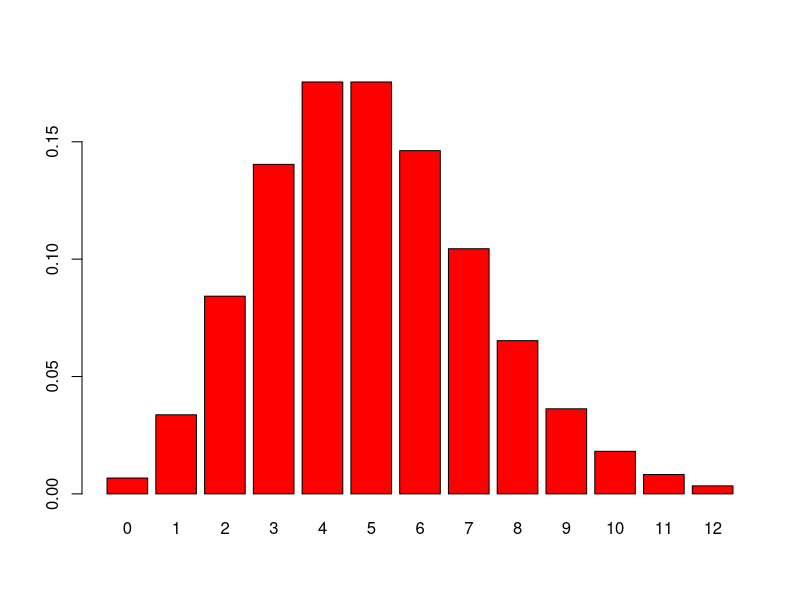
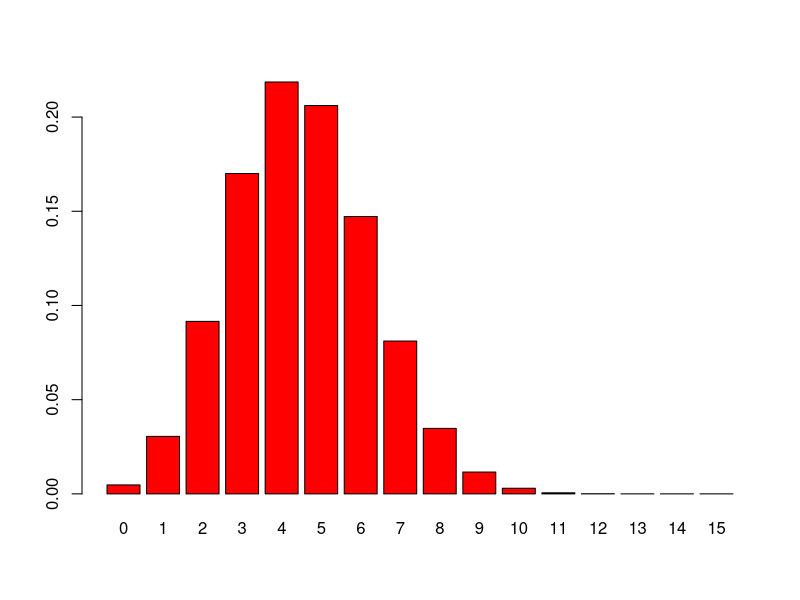

R code for these plots, in order:
library(here)

#1.2
dpois(x=0:12, lambda=5)

png((here("Class2", "poisonbarplot.png")))
barplot(dpois(0:12,5), names.arg = 0:12, col = "red")
dev.off()

#1.3
genotype = c("AA", "AO", "BB", "AO", "OO", "AO", "AA", "BO", "BO", 
             "AO", "BB", "AO", "BO", "AB", "OO", "AB", "BB", "AO", "AO")
table(genotype)

#Access factor levels
genotypeF = factor(genotype)
levels(genotypeF)
table(genotypeF)

## 1.3.1
rbinom(15, prob= 0.5, size = 1)
rbinom(12, prob = 2/3, size = 1)
rbinom(1, prob = 2/3, size = 12)

set.seed(235569515)
rbinom(1, prob = 0.3, size = 15)

#Q 1.3
for(j in 1:10)
{
  print(rbinom(1, prob = 0.3, size = 15))
}

probabilities = dbinom(0:15, prob = 0.3, size = 15)
round(probabilities, 2)

png((here("Class2", "binomialbarplot.png")))
barplot(probabilities, names.arg = 0:15, col ="red")
dev.off()

#Q 1.4
dbinom(3, size = 4, prob = 2/3)
choose(4,3)*(2/3)^3*(1-2/3)^(4-3)
